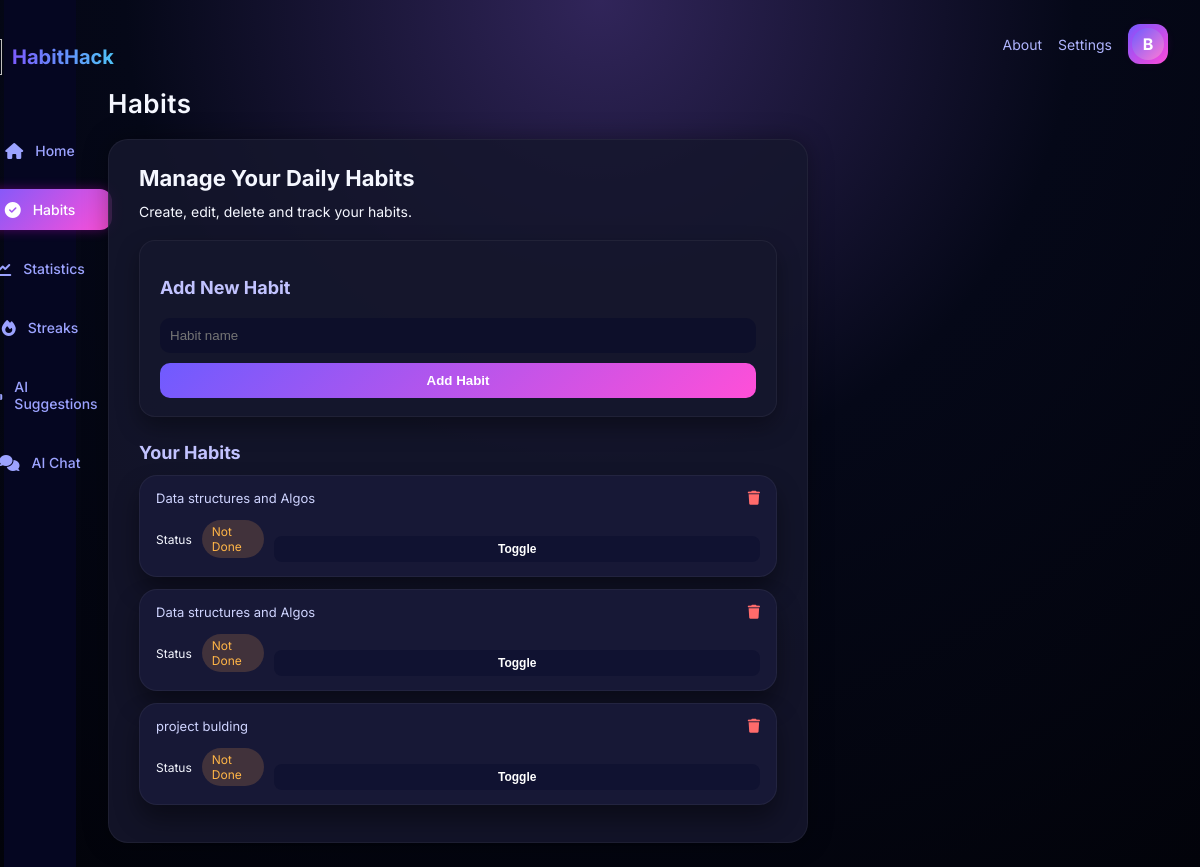
Before: /habits/ (signed in) with the older database file.
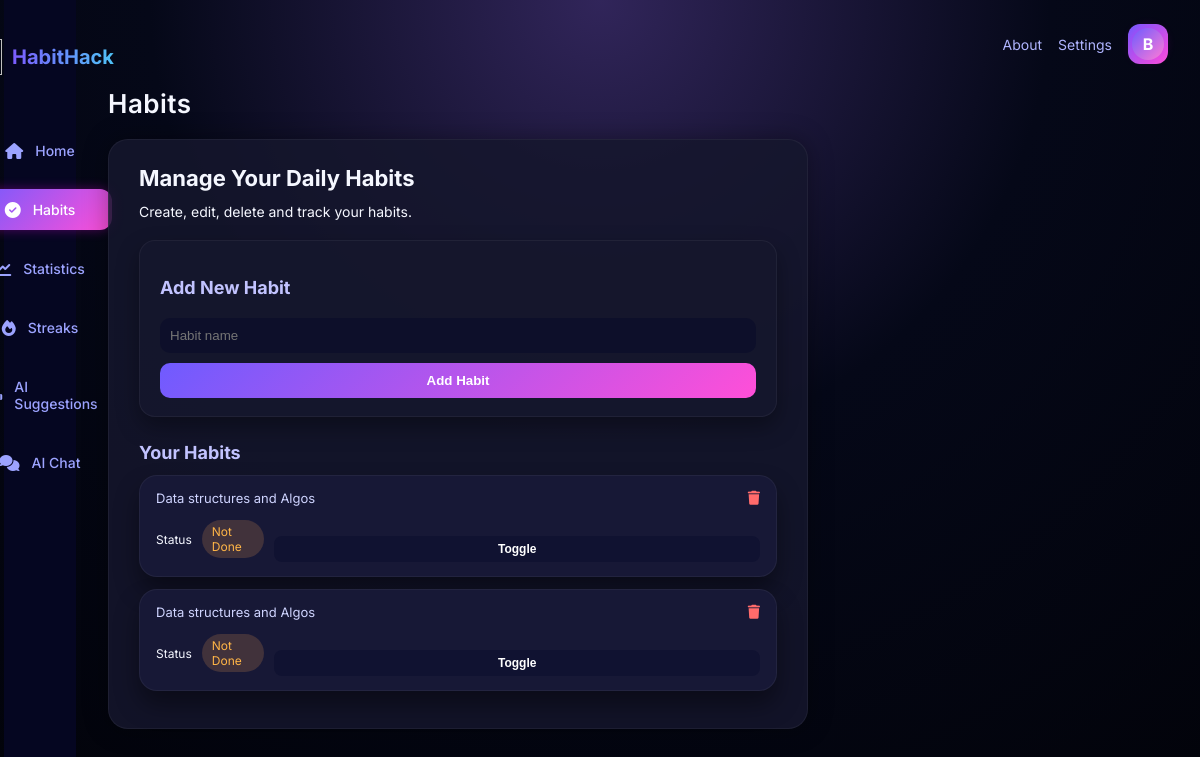
After: the same page with the newer database file.
### planner/models.py (models this page shows, shortened)
class Habit(models.Model):
    CATEGORY_CHOICES = (
        ("morning", "Morning"),
        ("afternoon", "Afternoon"),
        ("evening", "Evening"),
        ("night", "Night"),
    )
    user = models.ForeignKey(User, on_delete=models.CASCADE)
    name = models.CharField(max_length=100)
    description = models.TextField(blank=True)
    category = models.CharField(max_length=20, choices=CATEGORY_CHOICES, default="morning")
    is_active = models.BooleanField(default=True)
    created_at = models.DateTimeField(auto_now_add=True)

### planner/views.py (the view, shortened to what this page needs)
# urls.py: path("habits/", views.habits, name="habits"),
def habits(request):
    if not request.user.is_authenticated:
        return redirect("login")
    today = timezone.localdate()
    habits_qs = Habit.objects.filter(user=request.user, is_active=True)
    habits_data = []
    for h in habits_qs:
        log = HabitLog.objects.filter(habit=h, date=today).first()
        done_today = log.status == "done" if log else False
        habits_data.append({
            "habit": h,
            "done_today": done_today
        })
    return render(request, "planner/habits.html", {"habit_data": habits_data})

### templates/planner/habits.html (shortened to what this page needs)
{% extends "planner/base.html" %}  {% block content %}
<h1 class="page-title">Habits</h1>
<div class="info-card" style="max-width: 700px">
  <h2>Manage Your Daily Habits</h2>
  <p>Create, edit, delete and track your habits.</p>
  <div style="margin-top: 20px">
    <form
      class="info-card habit-form-card"
      style="background: #101231"
      method="post"
    >
      <h3>Add New Habit</h3>
      <input
        type="text"
        name="habit_name"
        placeholder="Habit name"
        style="
          padding: 10px;
          width: 100%;
          border-radius: 10px;
          border: none;
          margin-top: 10px;
        "
      />
      <button
        class="habit-add-btn"
        style="
          margin-top: 10px;
          padding: 10px 15px;
          border-radius: 10px;
          color: white;
          border: none;
        "
      >
        Add Habit
      </button>
    </form>
  </div>
  <h3 style="margin-top: 25px">Your Habits</h3>
  {% if habit_data %} {% for item in habit_data %}
  <div class="card habit-card" style="margin-top: 12px">
    <div class="card-header">
      <span>{{ item.habit.name }}</span>
      <a
        href="{% url 'delete_habit' item.habit.id %}"
        style="color: #ff6b6b; font-size: 14px; margin-left: 10px"
        onclick="return confirm('Delete this habit?');"
      >
        <i class="fas fa-trash"></i>
      </a>
    </div>
    <form method="post" action="{% url 'toggle_habit_today' item.habit.id %}">
      <div class="progress-wrapper" style="margin-top: 8px; gap: 10px">
        <span>Status</span>
        {% if item.done_today %}
        <span class="pill pill-blue">Done</span>
        {% else %}
        <span class="chip chip-orange">Not Done</span>
        {% endif %}
        <button
          type="submit"
          style="
            margin-left: auto;
            padding: 6px 10px;
            border-radius: 8px;
            border: none;
            background: #101231;
            color: white;
            font-size: 12px;
            cursor: pointer;
          "
        >
          Toggle
        </button>
      </div>
    </form>
  </div>
  {% endfor %} {% else %}
  <p style="margin-top: 10px">No habits yet. Add one above.</p>
  {% endif %}
</div>
{% endblock %}

Changed rows visible on the page:
removed Habit: habit.name "project bulding"
